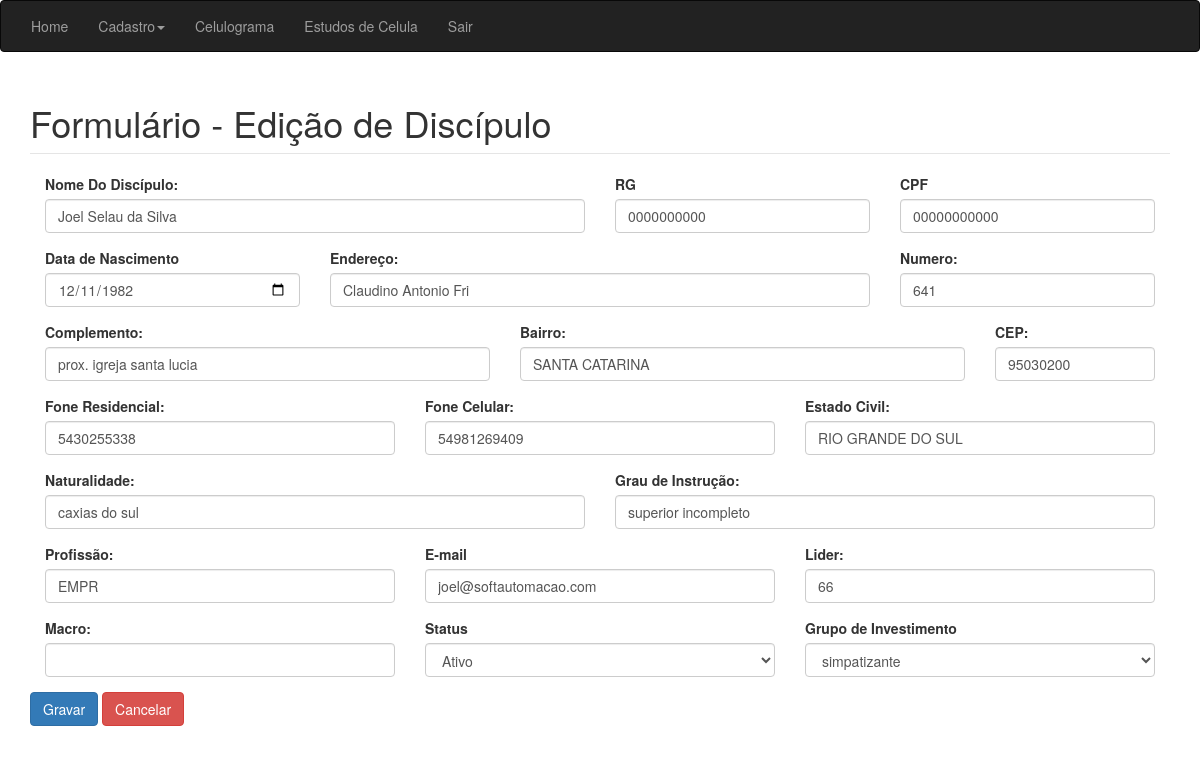
The app's page /_lider__old/editar_discipulo.php?id=1, older data.
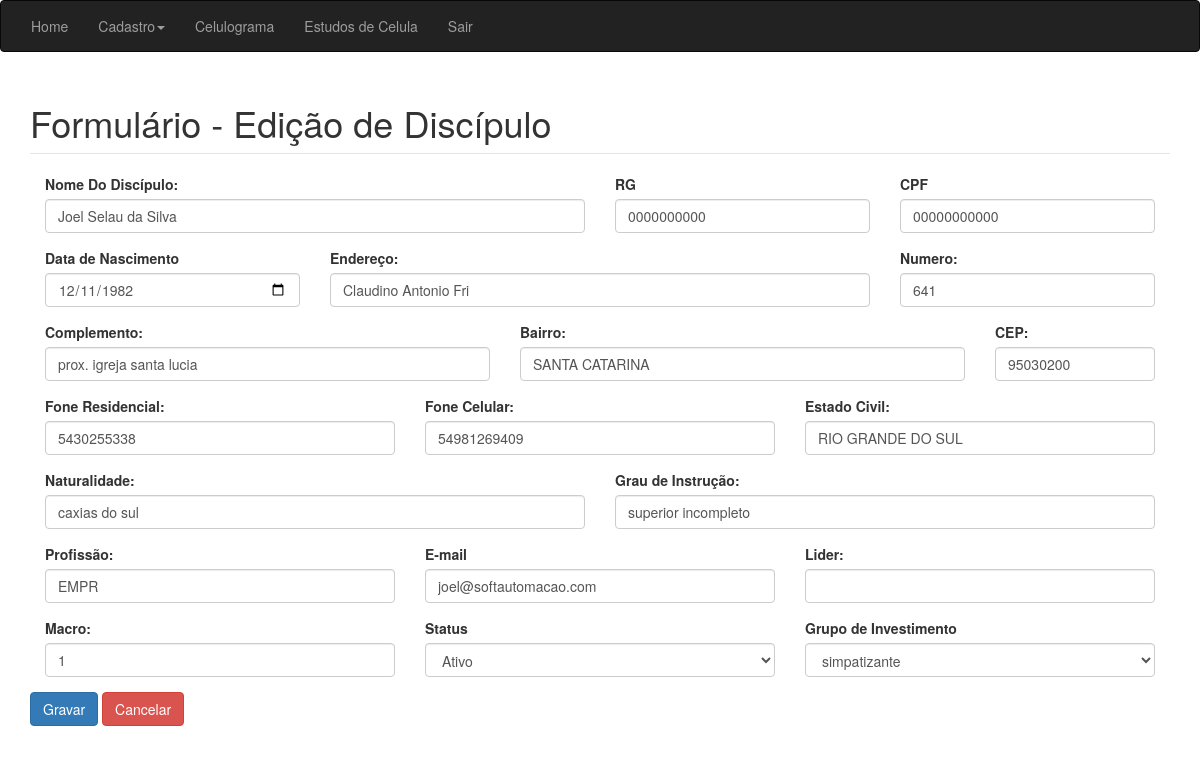
The same page, newer data.
### tables this page shows
CREATE TABLE `cadmembro` (
  `nome` varchar(250) NOT NULL,
  `rg` varchar(50) NOT NULL,
  `cpf` varchar(50) NOT NULL,
  `data` date NOT NULL,
  `endereco` varchar(20) NOT NULL,
  `numero` int(11) NOT NULL,
  `complemento` varchar(250) NOT NULL,
  `bairro` varchar(100) NOT NULL,
  `cep` varchar(50) NOT NULL,
  `telefone` varchar(50) NOT NULL,
  `celular` varchar(20) NOT NULL,
  `estadocivil` varchar(20) NOT NULL,
  `naturalidade` varchar(100) NOT NULL,
  `grauinstrucao` varchar(100) NOT NULL,
  `profissao` varchar(100) NOT NULL,
  `email` varchar(100) NOT NULL,
  `idmacro` int(20) NOT NULL,
  `grupo` varchar(50) NOT NULL,
  `status` varchar(50) NOT NULL,
  `idmembro` int(11) NOT NULL,
  `lider` int(11) DEFAULT NULL
);

### _lider__old/editar_discipulo.php (the view, shortened to what the changed rows need)
<?php
$idmembro = (isset($_GET['id'])) ? $_GET['id'] : '';
if (!empty($idmembro) && is_numeric($idmembro)):
	$conexao = conexao::getInstance();
	$sql = 'SELECT nome,rg,cpf,data,endereco,numero,complemento,bairro,cep,telefone,celular,estadocivil,naturalidade,grauinstrucao,profissao,email,lider, idmacro,status,grupo,idmembro FROM cadmembro WHERE idmembro = :idmembro';
	$stm = $conexao->prepare($sql);
	$stm->bindValue(':idmembro', $idmembro);
	$stm->execute();
	$discipulo = $stm->fetch(PDO::FETCH_OBJ);
endif;
?>
<!DOCTYPE html>
<html>
<head>
	<link rel="stylesheet" type="text/css" href="../css/bootstrap.min.css">
	<link rel="stylesheet" type="text/css" href="../css/custom.css">
</head>
<body>
	<div class='container'>
		<fieldset>
			<legend><h1>Formulário - Edição de Discípulo</h1></legend>
			<?php if(empty($discipulo)):?>
				<h3 class="text-center text-danger">Discipulo não encontrado!</h3>
			<?php else: ?>
				<form action="action_discipulo.php" method="post" id='form-contato' enctype='multipart/form-data'>
				<div class="form-group col-md-6">
			      <label for="Nome Do Discípulo">Nome Do Discípulo:</label>
			      <input type="text" class="form-control" id="nome" name="nome" value="<?=$discipulo->nome?>">
			    </div>
			    <div class="form-group col-md-3">
					<label for="rg">RG</label>
				      <input type="text" class="form-control" id="rg" maxlength="14" name="rg" value="<?=$discipulo->rg?>" placeholder="Informe o RG">
				</div>
				<div class="form-group col-md-3">
			      <label for="cpf">CPF</label>
				      <input type="text" class="form-control" id="cpf" maxlength="14" name="cpf" value="<?=$discipulo->cpf?>" placeholder="Informe o CPF">
			    </div>
			    <div class="form-group col-md-3">
				      <label for="data_nascimento">Data de Nascimento</label>
				      <input type="date" class="form-control" id="data" maxlength="10" value="<?=$discipulo->data?>" name="data">
				</div>
				<div class="form-group col-md-6">
					<label for="Endereço">Endereço:</label>
				    <input type="Text" class="form-control" id="endereco" name="endereco" value="<?=$discipulo->endereco?>">
				</div>
				<div class="form-group col-md-3">
					<label for="Numero">Numero:</label>
				    <input type="number" class="form-control" id="numero" name ="numero" value="<?=$discipulo->numero?>">
				</div>
				<div class="form-group col-md-5">
					<label for="Complemento">Complemento:</label>
					<input type="Text" class="form-control" id="complemento" name ="complemento" value="<?=$discipulo->complemento?>">
				</div>
				<div class="form-group col-md-5">
					<label for="Bairro">Bairro:</label>
				    <input type="Text" class="form-control" id="bairro" name ="bairro" value="<?=$discipulo->bairro?>">
				</div>
				<div class="form-group col-md-2">
					<label for="CEP">CEP:</label>
				    <input type="Text" class="form-control" id="cep" name ="cep" value="<?=$discipulo->cep?>">
				</div>
				<div class="form-group col-md-4">
					<label for="Fone Residencial">Fone Residencial:</label>
				    <input type="Text" class="form-control" id="telefone" name ="telefone" value="<?=$discipulo->telefone?>">
				</div>
				<div class="form-group col-md-4">
					<label for="Fone Celular">Fone Celular:</label>
				    <input type="Text" class="form-control" id="celular" name ="celular" value="<?=$discipulo->celular?>">
				</div>
				<div class="form-group col-md-4">
				    <label for="Estado Civil">Estado Civil:</label>
				    <input type="Text" class="form-control" id="estadocivil" name ="estadocivil" value="<?=$discipulo->estadocivil?>">
				</div>
				<div class="form-group col-md-6">
				    <label for="Naturalidade">Naturalidade:</label>
				    <input type="Text" class="form-control" id="naturalidade" name ="naturalidade" value="<?=$discipulo->naturalidade?>">
				</div>
				<div class="form-group col-md-6">
				    <label for="Grau de Instrução">Grau de Instrução:</label>
				    <input type="Text" class="form-control" id="grauinstrucao" name ="grauinstrucao" value="<?=$discipulo->grauinstrucao?>">
				</div>
				<div class="form-group col-md-4">
				    <label for="Profissão">Profissão:</label>
				    <input type="Text" class="form-control" id="profissao" name ="profissao" value="<?=$discipulo->profissao?>">
				</div>
			    <div class="form-group col-md-4">
			      <label for="email">E-mail</label>
			      <input type="email" class="form-control" id="email" name="email" value="<?=$discipulo->email?>">
			    </div>
			    <div class="form-group col-md-4">
					<label for="codlider">Lider:</label>
						<input type="Text" class="form-control" id="lider" name ="lider" value="<?=$discipulo->lider?>">
				</div>
				<div class="form-group col-md-4">
					<label for="codlider">Macro:</label>
						<input type="Text" class="form-control" id="idmacro" name ="idmacro" value="<?=$discipulo->idmacro?>">
				</div>
			    <div class="form-group col-md-4">
			      <label for="status">Status</label>
			      <select class="form-control" name="status" id="status">
					    <option value="<?=$discipulo->status?>"><?=$discipulo->status?></option>
					  </select>
			    </div>
			    <div class="form-group col-md-4">
			      <label for="status">Grupo de Investimento</label>
			      <select class="form-control" name="grupo" id="grupo">
				    <option value="<?=$discipulo->grupo?>"><?=$discipulo->grupo?></option>
				  </select>
			    </div>
				    <button type="submit" class="btn btn-primary" id='botao'>
				      Gravar
				    </button>
				    <a href='lista_membro.php' class="btn btn-danger">Cancelar</a>
				</form>
				<?php endif; ?>
		</fieldset>
	</div>
</body>
</html>

Row changes from the older to the newer data that the page shows:
changed cadmembro "Joel Selau da Silva": idmacro (not shown) → "1"; lider "66" → (not shown)
